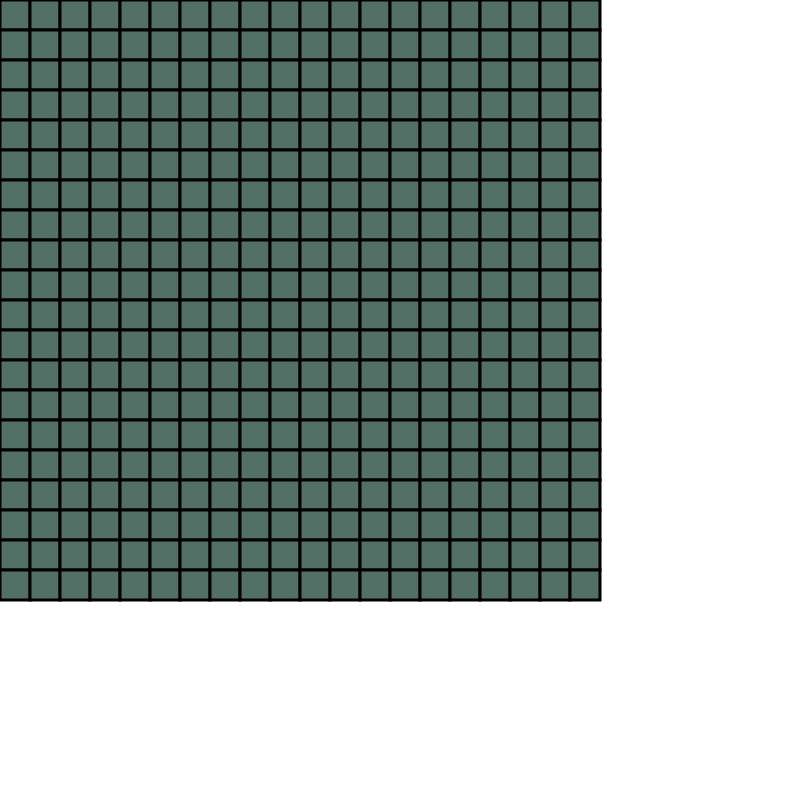
Frame 1 (no input)
Frame 60 (no input): identical to frame 1, image omitted
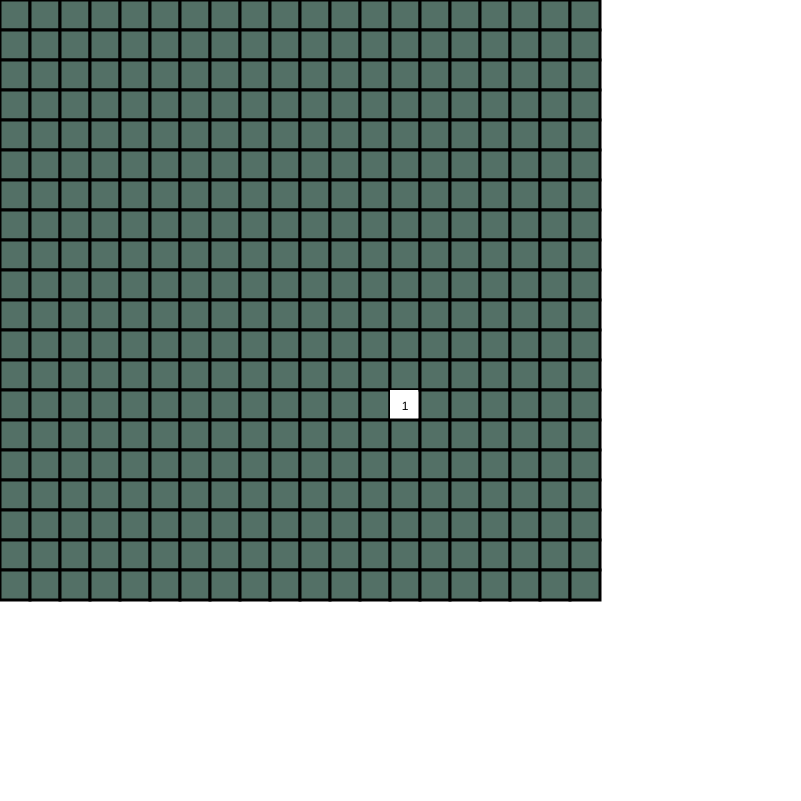
Frame 120 (the mouse pressed at the canvas centre since frame 60)

The p5.js sketch that drew these frames (run headless with seeded random() and noise() and a simulated clock; from frame 60 on, the mouse is pressed at the canvas centre):

// p5.js sketch
// ── sketch.js
var grid;
var rows = 20;
var cols = 20;
var w = 30;


function setup() {
  createCanvas(801, 801);
  grid = create2DArray(rows, cols);
  for (var i = 0; i < grid.length; i++) {
    for (var j = 0; j < grid[0].length; j++) {
      grid[i][j] = new Cell(i, j, w);
    }
  }

  // Every bee will add 1 to its neighbor.
  //That way we only iterate on the bee neighbors and not every cell in the grid.
  for (var i = 0; i < grid.length; i++) {
    for (var j = 0; j < grid[0].length; j++) {
      if (grid[i][j].bee) {
        for (var x = -1; x < 2; x++) {
          for (var y = -1; y < 2; y++) {
            if (isValid(i + x, j + y) && !grid[i + x][j + y].bee) {
              grid[i + x][j + y].setCount(grid[i + x][j + y].getCount() + 1);
            }
          }
        }
      }
    }
  }
}

function create2DArray(rows, cols) {
  var arr = new Array(rows);
  for (var i = 0; i < rows; i++) {
    arr[i] = new Array(cols);
  }
  return arr;
}

function draw() {
  background(255);
  for (var i = 0; i < grid.length; i++) {
    for (var j = 0; j < grid[0].length; j++) {
      grid[i][j].show(i, j);
    }
  }
}

function mousePressed() {
  for (var i = 0; i < rows; i++) {
    for (var j = 0; j < cols; j++) {
      if (grid[i][j].contains(mouseX, mouseY)) {
        if (mouseButton == LEFT) {
          grid[i][j].reveal();
        } else if (mouseButton == RIGHT) {
          grid[i][j].flagIt();
        }
      }
    }
  }
}

function isValid(i, j) {
  return (i >= 0 && i < rows && j >= 0 && j < cols);
}

// ── cell.js
function Cell(i, j, w) {
  this.i = i;
  this.j = j;
  this.x = i * w;
  this.y = j * w;
  this.w = w;

  if (random(1) < 0.1) {
    this.bee = true;
  } else {
    this.bee = false;
  }
  this.revealed = false;
  this.count = 0;
  this.flag = false;
}

Cell.prototype.getCount = function() {
  return this.count;
}

Cell.prototype.setCount = function(count) {
  this.count = count;
}

Cell.prototype.show = function(i, j) {
  stroke(0);
  strokeWeight(3);
  fill(83, 112, 102);
  rect(this.x, this.y, this.w, this.w);

  if (this.flag) {
    stroke(0);
    strokeWeight(1);
    fill(255, 184, 0);
    rect(this.x, this.y, this.w, this.w);

    stroke(0);
    strokeWeight(1);
    fill(237, 34, 93);
    triangle(this.x + w / 2, this.y + w / 4, this.x + w / 4, this.y + (w - w / 4), this.x + (w - w / 4), this.y + (w - w / 4));
  }

  if (this.bee && this.revealed) {
    //stroke(0);
    strokeWeight(1);
    fill(255, 0, 0);
    rect(this.x, this.y, this.w, this.w);

    stroke(0);
    strokeWeight(1);
    fill(0);
    ellipse(this.x + w / 2, this.y + w / 2, w / 2);
  } else if (this.revealed) {
    if (this.count > 0) {
      stroke(0);
      strokeWeight(0);
      fill(255);
      rect(this.x, this.y, this.w, this.w);

      fill(0);
      textAlign(CENTER);
      text(this.count, this.x + this.w * 0.5, this.y + this.w - 10);
    } else {
      stroke(0);
      strokeWeight(0);
      fill(255);
      rect(this.x, this.y, this.w, this.w);
    }
  }
}

Cell.prototype.contains = function(x, y) {
  return (x > this.x && x < this.x + this.w && y > this.y && y < this.y + this.w);
}

Cell.prototype.reveal = function() {
  this.revealed = true;
}

Cell.prototype.flagIt = function() {
  this.flag = true;
}

// Cell.prototype.floodFill = function(i, j) {
//   //Base case
//   if (grid[i][j].revealed) {
//     return;
//   }
//
//   if () {
//
//   }
// }
